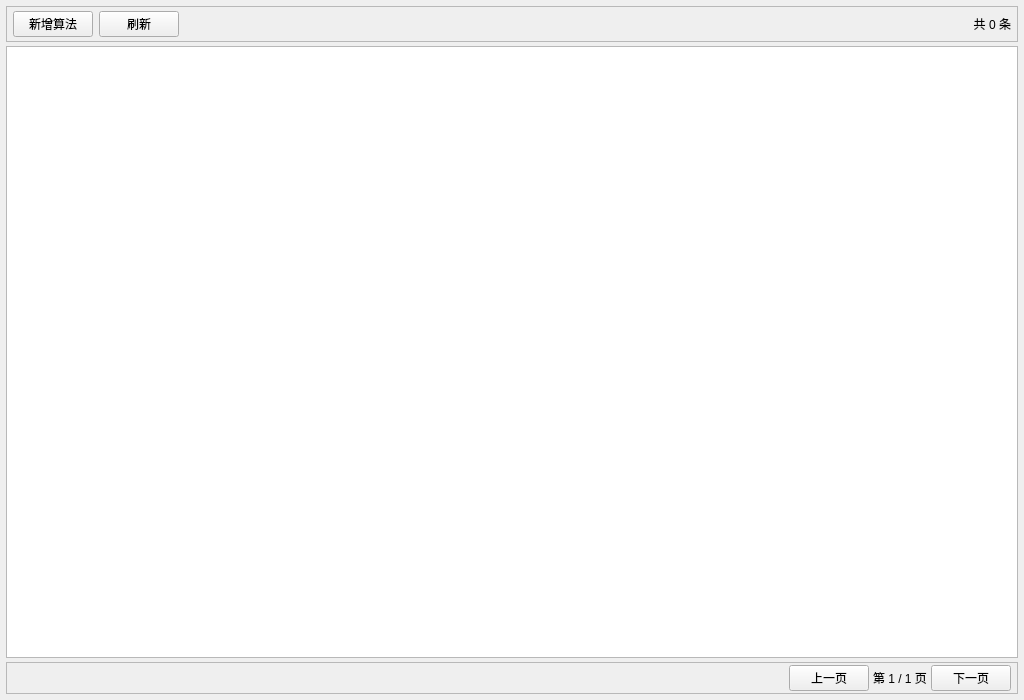
<?xml version="1.0" encoding="UTF-8"?>
<ui version="4.0">
 <class>frmAlgorithmList</class>
 <widget class="QWidget" name="frmAlgorithmList">
  <property name="geometry">
   <rect>
    <x>0</x>
    <y>0</y>
    <width>1024</width>
    <height>700</height>
   </rect>
  </property>
  <property name="windowTitle">
   <string>算法列表</string>
  </property>
  <layout class="QVBoxLayout" name="verticalLayout">
   <property name="spacing">
    <number>4</number>
   </property>
   <property name="leftMargin">
    <number>6</number>
   </property>
   <property name="topMargin">
    <number>6</number>
   </property>
   <property name="rightMargin">
    <number>6</number>
   </property>
   <property name="bottomMargin">
    <number>6</number>
   </property>
   <item>
    <widget class="QFrame" name="frameToolbar">
     <property name="frameShape">
      <enum>QFrame::StyledPanel</enum>
     </property>
     <property name="frameShadow">
      <enum>QFrame::Raised</enum>
     </property>
     <property name="maximumHeight">
      <number>42</number>
     </property>
     <layout class="QHBoxLayout" name="horizontalLayoutToolbar">
      <property name="spacing">
       <number>6</number>
      </property>
      <property name="leftMargin">
       <number>6</number>
      </property>
      <property name="topMargin">
       <number>4</number>
      </property>
      <property name="rightMargin">
       <number>6</number>
      </property>
      <property name="bottomMargin">
       <number>4</number>
      </property>
      <item>
       <widget class="QPushButton" name="btnAdd">
        <property name="text">
         <string>新增算法</string>
        </property>
        <property name="minimumWidth">
         <number>90</number>
        </property>
       </widget>
      </item>
      <item>
       <widget class="QPushButton" name="btnRefresh">
        <property name="text">
         <string>刷新</string>
        </property>
        <property name="minimumWidth">
         <number>60</number>
        </property>
       </widget>
      </item>
      <item>
       <spacer name="horizontalSpacer">
        <property name="orientation">
         <enum>Qt::Horizontal</enum>
        </property>
        <property name="sizeHint" stdset="0">
         <size>
          <width>40</width>
          <height>20</height>
         </size>
        </property>
       </spacer>
      </item>
      <item>
       <widget class="QLabel" name="labTotal">
        <property name="text">
         <string>共 0 条</string>
        </property>
        <property name="alignment">
         <set>Qt::AlignRight|Qt::AlignVCenter</set>
        </property>
       </widget>
      </item>
     </layout>
    </widget>
   </item>
   <item>
    <widget class="QTableView" name="tableView"/>
   </item>
   <item>
    <widget class="QFrame" name="framePage">
     <property name="frameShape">
      <enum>QFrame::StyledPanel</enum>
     </property>
     <property name="frameShadow">
      <enum>QFrame::Raised</enum>
     </property>
     <property name="maximumHeight">
      <number>40</number>
     </property>
     <layout class="QHBoxLayout" name="horizontalLayoutPage">
      <property name="spacing">
       <number>4</number>
      </property>
      <property name="leftMargin">
       <number>6</number>
      </property>
      <property name="topMargin">
       <number>2</number>
      </property>
      <property name="rightMargin">
       <number>6</number>
      </property>
      <property name="bottomMargin">
       <number>2</number>
      </property>
      <item>
       <spacer name="horizontalSpacerPage">
        <property name="orientation">
         <enum>Qt::Horizontal</enum>
        </property>
        <property name="sizeHint" stdset="0">
         <size>
          <width>40</width>
          <height>20</height>
         </size>
        </property>
       </spacer>
      </item>
      <item>
       <widget class="QPushButton" name="btnPrevPage">
        <property name="text">
         <string>上一页</string>
        </property>
        <property name="maximumWidth">
         <number>70</number>
        </property>
       </widget>
      </item>
      <item>
       <widget class="QLabel" name="labPageInfo">
        <property name="text">
         <string>第 1 / 1 页</string>
        </property>
        <property name="alignment">
         <set>Qt::AlignCenter</set>
        </property>
        <property name="minimumWidth">
         <number>100</number>
        </property>
       </widget>
      </item>
      <item>
       <widget class="QPushButton" name="btnNextPage">
        <property name="text">
         <string>下一页</string>
        </property>
        <property name="maximumWidth">
         <number>70</number>
        </property>
       </widget>
      </item>
     </layout>
    </widget>
   </item>
  </layout>
 </widget>
 <resources/>
 <connections/>
</ui>
